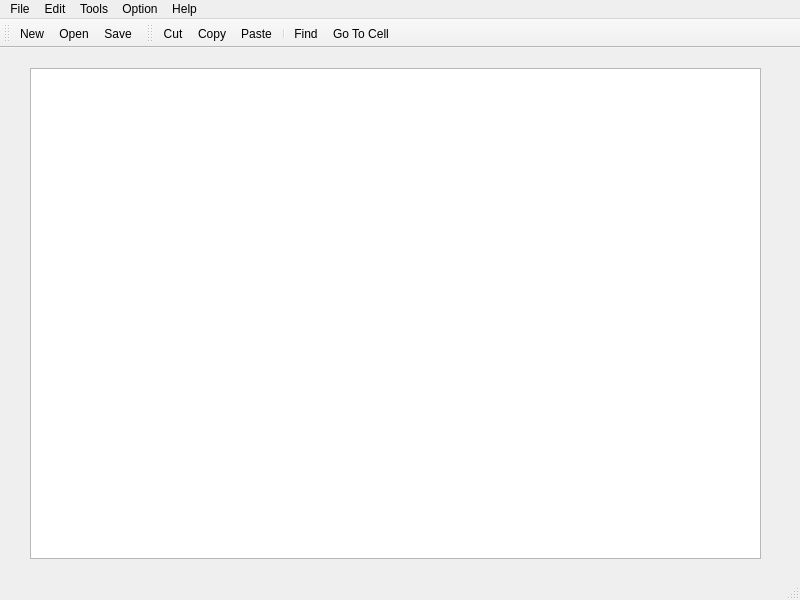
<?xml version="1.0" encoding="UTF-8"?>
<ui version="4.0">
 <class>MainWindow</class>
 <widget class="QMainWindow" name="MainWindow">
  <property name="geometry">
   <rect>
    <x>0</x>
    <y>0</y>
    <width>800</width>
    <height>600</height>
   </rect>
  </property>
  <property name="windowTitle">
   <string>MainWindow</string>
  </property>
  <widget class="QWidget" name="centralwidget">
   <widget class="QTableWidget" name="tableWidget">
    <property name="geometry">
     <rect>
      <x>30</x>
      <y>20</y>
      <width>731</width>
      <height>491</height>
     </rect>
    </property>
    <property name="contextMenuPolicy">
     <enum>Qt::ActionsContextMenu</enum>
    </property>
   </widget>
  </widget>
  <widget class="QMenuBar" name="menubar">
   <property name="geometry">
    <rect>
     <x>0</x>
     <y>0</y>
     <width>800</width>
     <height>22</height>
    </rect>
   </property>
   <widget class="QMenu" name="menuFile">
    <property name="title">
     <string>File</string>
    </property>
    <addaction name="actionNew"/>
    <addaction name="actionOpen"/>
    <addaction name="actionSave"/>
    <addaction name="actionSave_As"/>
    <addaction name="separator"/>
    <addaction name="actionExit"/>
   </widget>
   <widget class="QMenu" name="menuEdit">
    <property name="title">
     <string>Edit</string>
    </property>
    <widget class="QMenu" name="menuSelect">
     <property name="title">
      <string>Select</string>
     </property>
     <addaction name="actionRow"/>
     <addaction name="actionColumn"/>
     <addaction name="actionAll"/>
    </widget>
    <addaction name="actioncut"/>
    <addaction name="actionCopy"/>
    <addaction name="actionPaste"/>
    <addaction name="actionDelete"/>
    <addaction name="menuSelect"/>
    <addaction name="separator"/>
    <addaction name="actionFind"/>
    <addaction name="actionGo_To_Cell"/>
   </widget>
   <widget class="QMenu" name="menuTools">
    <property name="title">
     <string>Tools</string>
    </property>
    <addaction name="actionRecalculate"/>
    <addaction name="actionSort"/>
   </widget>
   <widget class="QMenu" name="menuOption">
    <property name="title">
     <string>Option</string>
    </property>
    <addaction name="actionShow_grid"/>
    <addaction name="actionAutoRecalculate"/>
   </widget>
   <widget class="QMenu" name="menuHelp">
    <property name="title">
     <string>Help</string>
    </property>
    <addaction name="actionAbout"/>
    <addaction name="actionAbout_Qt"/>
   </widget>
   <addaction name="menuFile"/>
   <addaction name="menuEdit"/>
   <addaction name="menuTools"/>
   <addaction name="menuOption"/>
   <addaction name="menuHelp"/>
  </widget>
  <widget class="QStatusBar" name="statusbar"/>
  <widget class="QToolBar" name="fileToolBar">
   <property name="windowTitle">
    <string>File</string>
   </property>
   <attribute name="toolBarArea">
    <enum>TopToolBarArea</enum>
   </attribute>
   <attribute name="toolBarBreak">
    <bool>false</bool>
   </attribute>
   <addaction name="actionNew"/>
   <addaction name="actionOpen"/>
   <addaction name="actionSave"/>
  </widget>
  <widget class="QToolBar" name="editToolBar">
   <property name="windowTitle">
    <string>Edit</string>
   </property>
   <attribute name="toolBarArea">
    <enum>TopToolBarArea</enum>
   </attribute>
   <attribute name="toolBarBreak">
    <bool>false</bool>
   </attribute>
   <addaction name="actioncut"/>
   <addaction name="actionCopy"/>
   <addaction name="actionPaste"/>
   <addaction name="separator"/>
   <addaction name="actionFind"/>
   <addaction name="actionGo_To_Cell"/>
  </widget>
  <action name="actionNew">
   <property name="icon">
    <iconset theme="document-new">
     <normaloff>.</normaloff>.</iconset>
   </property>
   <property name="text">
    <string>New</string>
   </property>
   <property name="shortcut">
    <string>Ctrl+N</string>
   </property>
  </action>
  <action name="actionOpen">
   <property name="icon">
    <iconset theme="document-open">
     <normaloff>.</normaloff>.</iconset>
   </property>
   <property name="text">
    <string>Open</string>
   </property>
   <property name="shortcut">
    <string>Ctrl+O</string>
   </property>
  </action>
  <action name="actionSave">
   <property name="icon">
    <iconset theme="document-save">
     <normaloff>.</normaloff>.</iconset>
   </property>
   <property name="text">
    <string>Save</string>
   </property>
   <property name="shortcut">
    <string>Ctrl+S</string>
   </property>
  </action>
  <action name="actionSave_As">
   <property name="icon">
    <iconset theme="document-save-as">
     <normaloff>.</normaloff>.</iconset>
   </property>
   <property name="text">
    <string>Save As...</string>
   </property>
  </action>
  <action name="actionExit">
   <property name="icon">
    <iconset theme="application-exit">
     <normaloff>.</normaloff>.</iconset>
   </property>
   <property name="text">
    <string>Exit</string>
   </property>
   <property name="shortcut">
    <string>Ctrl+Q</string>
   </property>
  </action>
  <action name="actioncut">
   <property name="icon">
    <iconset theme="edit-cut">
     <normaloff>.</normaloff>.</iconset>
   </property>
   <property name="text">
    <string>Cut</string>
   </property>
  </action>
  <action name="actionCopy">
   <property name="icon">
    <iconset theme="edit-copy">
     <normaloff>.</normaloff>.</iconset>
   </property>
   <property name="text">
    <string>Copy</string>
   </property>
  </action>
  <action name="actionPaste">
   <property name="icon">
    <iconset theme="edit-paste">
     <normaloff>.</normaloff>.</iconset>
   </property>
   <property name="text">
    <string>Paste</string>
   </property>
  </action>
  <action name="actionDelete">
   <property name="icon">
    <iconset theme="edit-delete">
     <normaloff>.</normaloff>.</iconset>
   </property>
   <property name="text">
    <string>Delete</string>
   </property>
  </action>
  <action name="actionRow">
   <property name="text">
    <string>Row</string>
   </property>
  </action>
  <action name="actionColumn">
   <property name="text">
    <string>Column</string>
   </property>
  </action>
  <action name="actionAll">
   <property name="text">
    <string>All</string>
   </property>
  </action>
  <action name="actionFind">
   <property name="icon">
    <iconset theme="edit-find">
     <normaloff>.</normaloff>.</iconset>
   </property>
   <property name="text">
    <string>Find</string>
   </property>
  </action>
  <action name="actionGo_To_Cell">
   <property name="icon">
    <iconset theme="go-next">
     <normaloff>.</normaloff>.</iconset>
   </property>
   <property name="text">
    <string>Go To Cell</string>
   </property>
  </action>
  <action name="actionRecalculate">
   <property name="text">
    <string>Recalculate</string>
   </property>
  </action>
  <action name="actionSort">
   <property name="text">
    <string>Sort</string>
   </property>
  </action>
  <action name="actionShow_grid">
   <property name="checkable">
    <bool>true</bool>
   </property>
   <property name="text">
    <string>Show Grid</string>
   </property>
  </action>
  <action name="actionAutoRecalculate">
   <property name="checkable">
    <bool>true</bool>
   </property>
   <property name="text">
    <string>AutoRecalculate</string>
   </property>
  </action>
  <action name="actionAbout">
   <property name="text">
    <string>About</string>
   </property>
  </action>
  <action name="actionAbout_Qt">
   <property name="text">
    <string>About Qt</string>
   </property>
  </action>
 </widget>
 <resources/>
 <connections/>
</ui>
